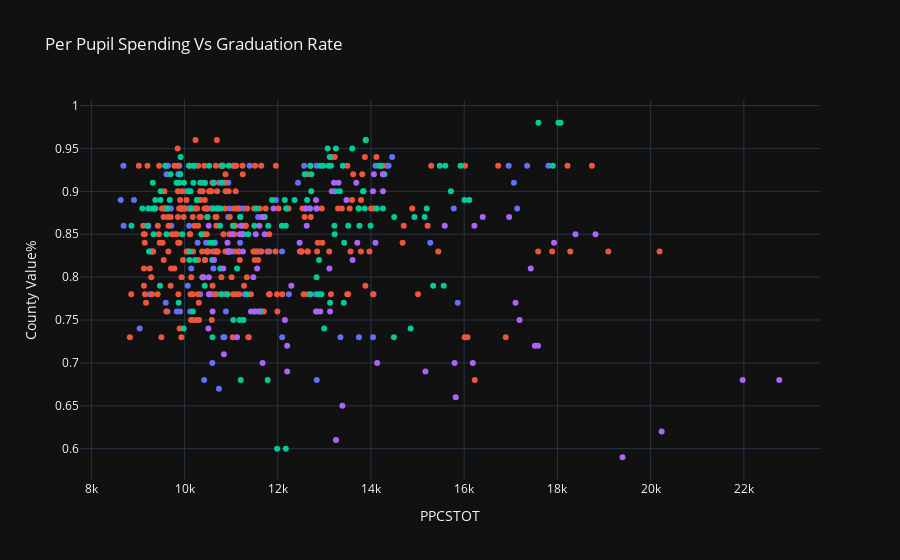

Notebook code for this chart:
### Code cell
# Per Pupil Spending versus Graduation Rate, variation with county type illustrated

fig = px.scatter(
    df,
    title="Per Pupil Spending Vs Graduation Rate",
    x="PPCSTOT",
    y="County Value%",
    # size="County Value",
    color="General County Type",
    template="plotly_dark",
    labels={"Unemployment dec ":"Unemployment dec ", "County Value":"County Value"}
)
# fig.update_traces(textposition='top left')

fig.update_layout(showlegend= False)
fig.show()

### Figure 1 — Plotly figure (JSON) as saved in the notebook; plotly's stock layout.template omitted (floating-point values rounded to 4 significant figures; data arrays with more than 128 entries replaced by an {"elided": "..."} marker saying what was removed)
{"data": [{"hovertemplate": "General County Type=Town<br>PPCSTOT=%{x}<br>County Value%=%{y}<extra></extra>", "legendgroup": "Town", "marker": {"color": "#636efa", "symbol": "circle"}, "mode": "markers", "name": "Town", "orientation": "v", "showlegend": true, "type": "scatter", "x": [16954, 17350, 17066, 17807, 9263, 15272, 8693, 15861, 11170, 15775, 9037, 17137, 8688, 9259, 11651, 9359, 10338, 14454, 10542, 10421, 13742, 14053, 14336, 10737, 9596, 10618, 11569, 9215, 10097, 10595, 10833, 14378, 12239, 10122, 10599, 11377, 9633, 11291, 10068, 11027, 10854, 14098, 10027, 10887, 11962, 9222, 10791, 13344, 9903, 12094, 10106, 10619, 14045, 9834, 12092, 9659, 12836, 9644, 10440, 8631, 8915, 12432, 10144, 10874, 12819, 10940, 12565, 9552, 10041, 9707, 10394, 9715, 12473, 9221, 11820, 12831, 10280, 11067, 11197, 10967, 10935, 10655, 10570, 10137, 9907, 10099, 9611, 9613, 11396, 10741, 11191, 10461, 10593, 9867, 11578, 9886, 11270, 10939, 10189, 10808], "xaxis": "x", "y": [0.93, 0.93, 0.91, 0.93, 0.83, 0.84, 0.86, 0.77, 0.83, 0.88, 0.74, 0.88, 0.93, 0.78, 0.83, 0.88, 0.78, 0.94, 0.78, 0.68, 0.73, 0.78, 0.93, 0.67, 0.77, 0.78, 0.83, 0.86, 0.86, 0.7, 0.73, 0.93, 0.78, 0.76, 0.83, 0.73, 0.76, 0.78, 0.79, 0.83, 0.73, 0.93, 0.88, 0.76, 0.89, 0.86, 0.78, 0.73, 0.76, 0.73, 0.88, 0.81, 0.73, 0.76, 0.83, 0.88, 0.68, 0.93, 0.82, 0.89, 0.89, 0.91, 0.81, 0.78, 0.78, 0.83, 0.93, 0.88, 0.9, 0.88, 0.91, 0.86, 0.83, 0.88, 0.83, 0.93, 0.84, 0.93, 0.88, 0.88, 0.87, 0.84, 0.88, 0.88, 0.92, 0.88, 0.93, 0.92, 0.93, 0.91, 0.84, 0.84, 0.88, 0.92, 0.87, 0.93, 0.88, 0.91, 0.93, 0.93], "yaxis": "y"}, {"hovertemplate": "General County Type=Rural<br>PPCSTOT=%{x}<br>County Value%=%{y}<extra></extra>", "legendgroup": "Rural", "marker": {"color": "#EF553B", "symbol": "circle"}, "mode": "markers", "name": "Rural", "orientation": "v", "showlegend": true, "type": "scatter", "x": {"elided": "268 int values"}, "xaxis": "x", "y": {"elided": "268 float values"}, "yaxis": "y"}, {"hovertemplate": "General County Type=Suburb<br>PPCSTOT=%{x}<br>County Value%=%{y}<extra></extra>", "legendgroup": "Suburb", "marker": {"color": "#00cc96", "symbol": "circle"}, "mode": "markers", "name": "Suburb", "orientation": "v", "showlegend": true, "type": "scatter", "x": {"elided": "148 int values"}, "xaxis": "x", "y": {"elided": "148 float values"}, "yaxis": "y"}, {"hovertemplate": "General County Type=City<br>PPCSTOT=%{x}<br>County Value%=%{y}<extra></extra>", "legendgroup": "City", "marker": {"color": "#ab63fa", "symbol": "circle"}, "mode": "markers", "name": "City", "orientation": "v", "showlegend": true, "type": "scatter", "x": [13108, 13604, 15818, 14256, 13706, 15168, 16184, 14043, 10601, 14254, 10511, 10520, 10406, 14096, 15793, 10844, 14063, 11125, 10832, 12153, 10632, 11476, 10522, 13159, 13206, 11721, 10976, 13303, 13386, 13249, 11667, 12201, 12202, 12820, 11184, 11253, 11557, 11425, 12291, 11601, 12469, 13684, 11674, 10517, 10920, 12621, 10930, 19396, 10393, 20235, 11492, 12911, 12839, 11527, 11909, 21974, 14133, 12683, 11211, 15583, 22759, 12595, 16218, 13473, 11228, 12820, 17101, 13122, 17188, 11606, 11014, 12827, 17927, 17516, 16398, 17428, 16965, 18387, 17584, 18816], "xaxis": "x", "y": [0.81, 0.82, 0.66, 0.9, 0.84, 0.69, 0.7, 0.9, 0.76, 0.92, 0.74, 0.8, 0.8, 0.84, 0.7, 0.71, 0.92, 0.73, 0.81, 0.75, 0.82, 0.8, 0.78, 0.9, 0.91, 0.85, 0.83, 0.91, 0.65, 0.61, 0.87, 0.72, 0.69, 0.76, 0.85, 0.83, 0.81, 0.76, 0.79, 0.76, 0.84, 0.91, 0.7, 0.86, 0.84, 0.86, 0.83, 0.59, 0.8, 0.62, 0.76, 0.76, 0.76, 0.85, 0.88, 0.68, 0.7, 0.88, 0.86, 0.86, 0.68, 0.88, 0.86, 0.89, 0.85, 0.89, 0.77, 0.76, 0.75, 0.86, 0.85, 0.88, 0.84, 0.72, 0.87, 0.81, 0.87, 0.85, 0.72, 0.85], "yaxis": "y"}], "layout": {"legend": {"title": {"text": "General County Type"}, "tracegroupgap": 0}, "showlegend": false, "title": {"text": "Per Pupil Spending Vs Graduation Rate"}, "xaxis": {"anchor": "y", "domain": [0, 1], "title": {"text": "PPCSTOT"}}, "yaxis": {"anchor": "x", "domain": [0, 1], "title": {"text": "County Value%"}}}}
